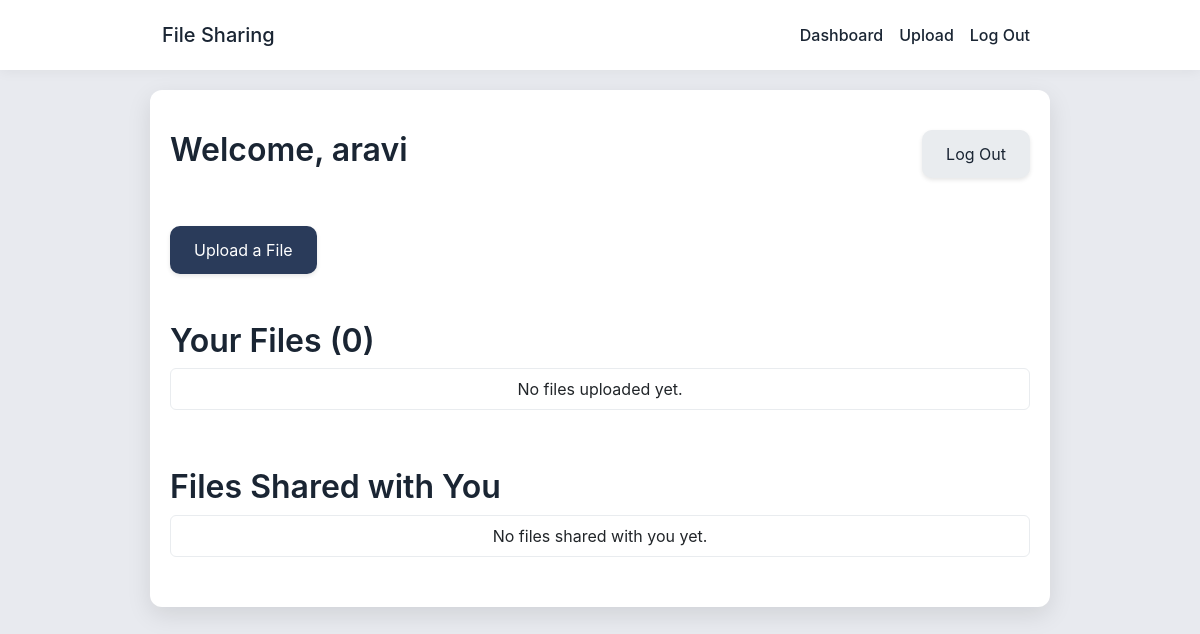
Page / (signed in) on the earlier database version.
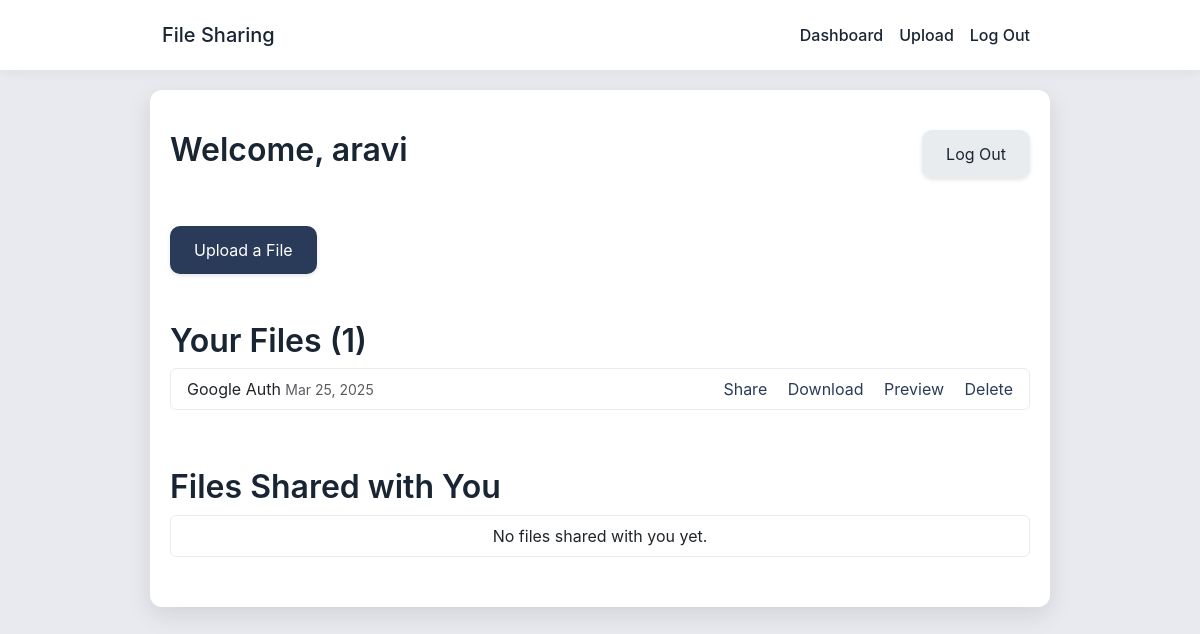
Same page on the later database version.
### core/models.py (models this page shows, shortened)
class File(models.Model):
    name=models.CharField(max_length=255)
    uploaded_file = models.FileField(upload_to='uploads/%Y/%m/%d/')
    upload_date = models.DateTimeField(auto_now_add=True)
    user = models.ForeignKey(User, on_delete=models.CASCADE)
    def get_file_type(self):
        return os.path.splitext(self.uploaded_file.name)[1].lower()

### core/views.py (the view)
# urls.py: path('', views.dashboard, name='dashboard'),
@login_required(login_url='login')
def dashboard(request):
    files = File.objects.filter(user=request.user)
    totalfiles = files.count()
    sharedfiles = SharedFile.objects.filter(shared_with = request.user)
    return render(request,'core/dashboard.html', {'files':files, 'totalfiles':totalfiles , 'sharedfiles':sharedfiles})

### core/templates/core/dashboard.html (shortened to what this page needs)
{% extends 'core/base.html' %}
{% block content %}
<div class="d-flex justify-content-between align-items-center mb-5">
    <h1>Welcome, {{ user.username }}</h1>
    <a href="{% url 'logout' %}" class="btn btn-secondary">Log Out</a>
</div>
<a href="{% url 'upload_file' %}" class="btn btn-primary mb-5">Upload a File</a>
<h2>Your Files ({{ totalfiles }})</h2>
<ul class="list-group mb-5">
{% for file in files %}
    <li class="list-group-item d-flex justify-content-between align-items-center">
        <span>{{ file.name }} <small class="text-muted">{{ file.upload_date|date:"M d, Y" }}</small></span>
        <span>
            <a href="{% url 'share_file' file.id %}" class="me-3">Share</a>
            <a href="{{ file.uploaded_file.url }}" download class="me-3">Download</a>
            <a href="#" data-bs-toggle="modal" data-bs-target="#previewModal{{ file.id }}" class="me-3">Preview</a>
            <a href="{% url 'delete_file' file.id %}">Delete</a>
        </span>
    </li>
{% empty %}
    <li class="list-group-item text-center">No files uploaded yet.</li>
{% endfor %}
</ul>
<h2>Files Shared with You</h2>
<ul class="list-group">
{% for shared in sharedfiles %}
    <li class="list-group-item d-flex justify-content-between align-items-center">
        <span>{{ shared.file.name }} <small class="text-muted">Shared by {{ shared.file.user.username }} on {{ shared.shared_date|date:"M d, Y" }}</small></span>
        <span>
            <a href="{{ shared.file.uploaded_file.url }}" download class="me-3">Download</a>
            <a href="#" data-bs-toggle="modal" data-bs-target="#previewModal{{ shared.id }}" class="me-3">Preview</a>
        </span>
    </li>
{% empty %}
    <li class="list-group-item text-center">No files shared with you yet.</li>
{% endfor %}
</ul>
{% endblock %}

Differences in the rows shown:
added File: name "Google Auth", upload_date "Mar 25, 2025"
Other differences:
{{ totalfiles }}: "0" → "1"
text no longer shown: "No files uploaded yet."
